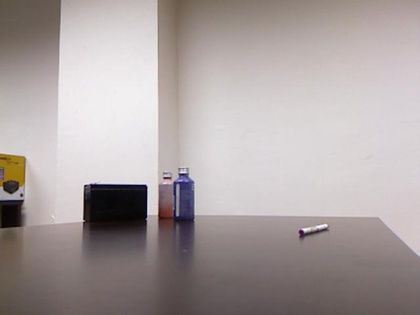
%> input picture assignment 5/RGBD data/0.jpg, 420 x 315 px, shrunk from 640 x 480 before the run
$ octave main_file1.m   (GNU Octave 9; MATLAB toolbox functions it lacks are replaced by stand-ins)
%> lines starting %> are read from the running program, lines starting %| are printed output that depends on the picture
% we have to read all the images from the folder RGBD data
%% read all images
images = {};
range_images = {};
store = {};
images{1} = imread('RGBD data/0.jpg');
range_images{1} = imread('RGBD data/0.png');
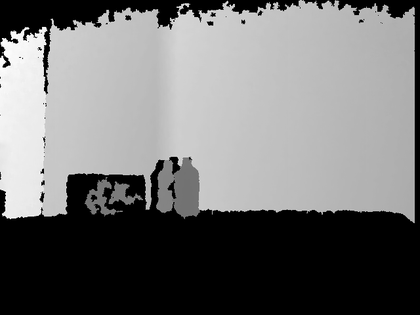
%> input picture assignment 5/RGBD data/0.png, 420 x 315 px, shrunk from 640 x 480 before the run
images{2} = imread('RGBD data/1.jpg');
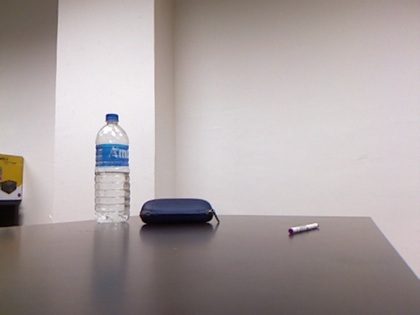
%> input picture assignment 5/RGBD data/1.jpg, 420 x 315 px, shrunk from 640 x 480 before the run
range_images{2} = imread('RGBD data/1.png');
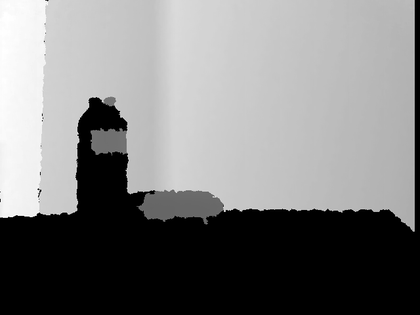
%> input picture assignment 5/RGBD data/1.png, 420 x 315 px, shrunk from 640 x 480 before the run
images{3} = imread('RGBD data/2.jpg');
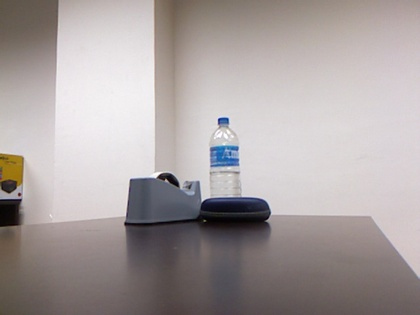
%> input picture assignment 5/RGBD data/2.jpg, 420 x 315 px, shrunk from 640 x 480 before the run
range_images{3} = imread('RGBD data/2.png');
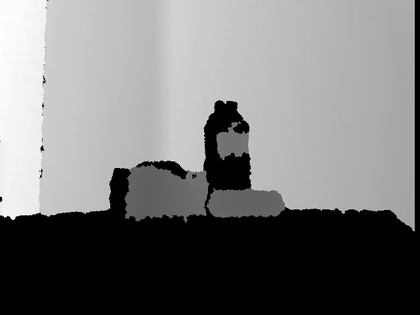
%> input picture assignment 5/RGBD data/2.png, 420 x 315 px, shrunk from 640 x 480 before the run
%> (the run ends here)
